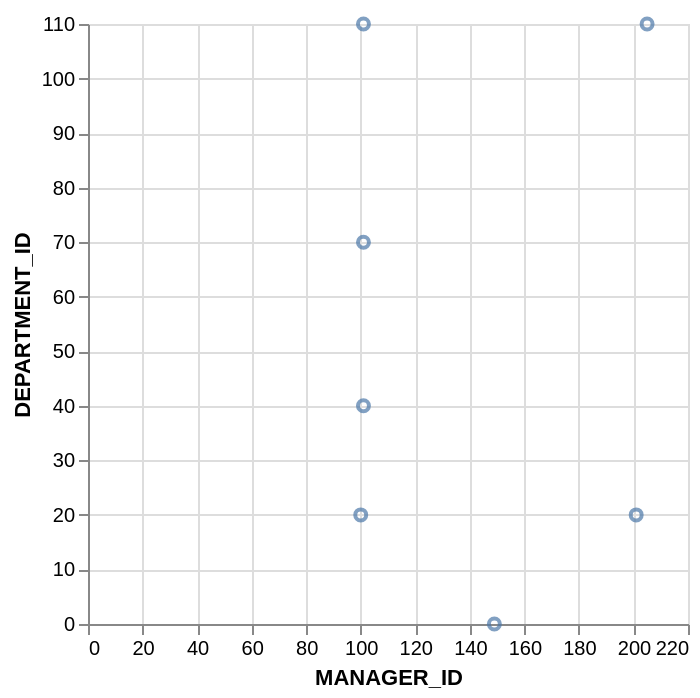

Source (Vega-Lite JSON):
### Vega-Lite specification from a JSON file in a GitHub repository (floating-point values rounded to 4 significant figures)
{"data": {"values": [{"x_data": 149, "y_data": 0}, {"x_data": 100, "y_data": 20}, {"x_data": 201, "y_data": 20}, {"x_data": 101, "y_data": 40}, {"x_data": 101, "y_data": 70}, {"x_data": 101, "y_data": 110}, {"x_data": 205, "y_data": 110}]}, "mark": "point", "encoding": {"x": {"field": "x_data", "type": "quantitative", "title": "MANAGER_ID"}, "y": {"field": "y_data", "type": "quantitative", "title": "DEPARTMENT_ID"}}}
